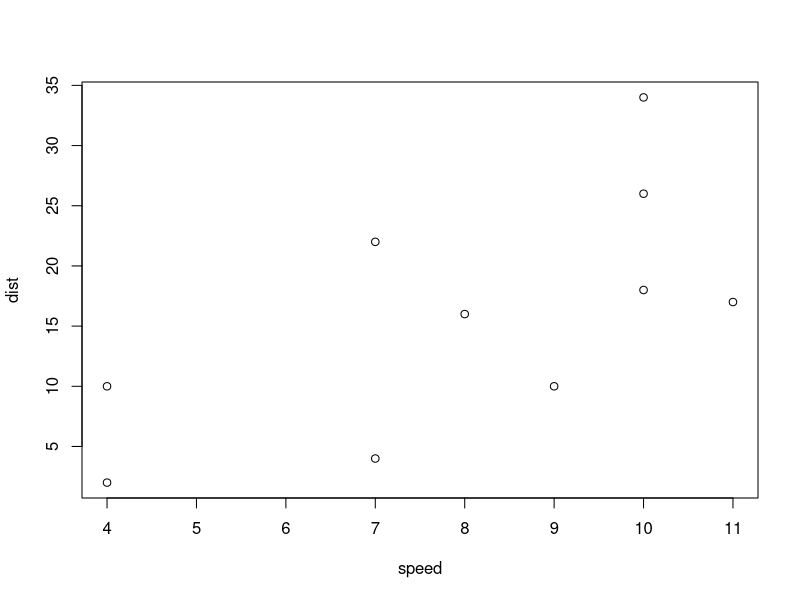
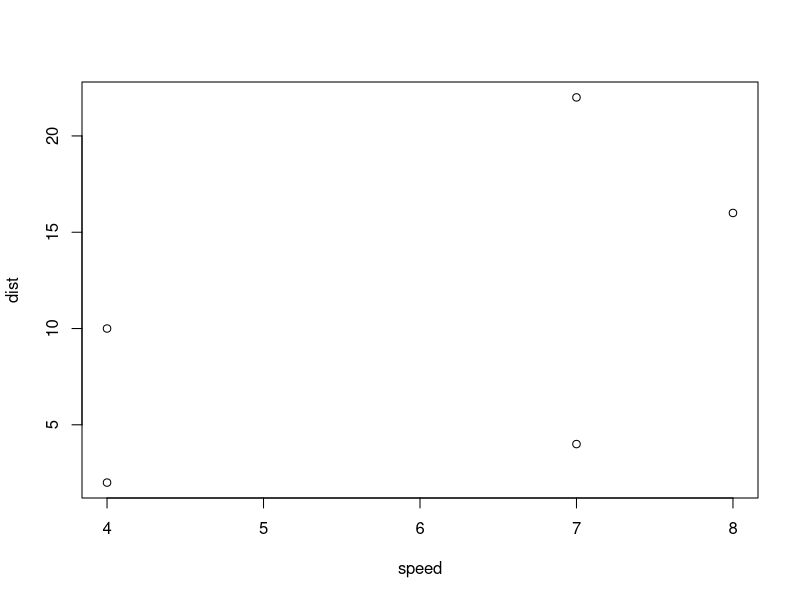
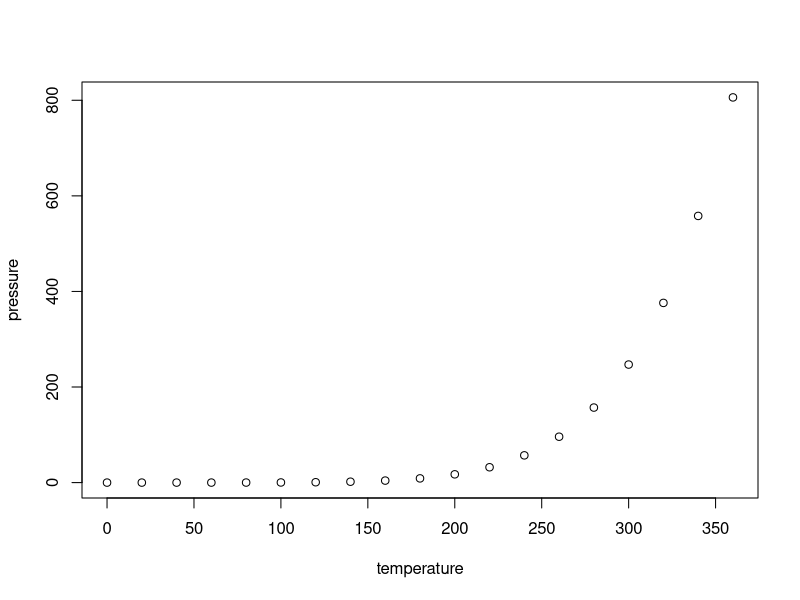

Generate these figures, in order, with R:
## ---- chunk 1
#| label: fig-main
#| fig-cap: "Main analysis"
#| echo: false
plot(cars[1:10,])
## ---- chunk 2
#| label: fig-secondary
#| fig-cap: "Secondary figure"
#| echo: false
plot(cars[1:5,])
## ---- chunk 3
#| fig-cap: "Supplementary analysis"
#| echo: false
plot(pressure)
## ---- chunk 4
#| tbl-cap: "Extended data table"
#| echo: false
pressure
